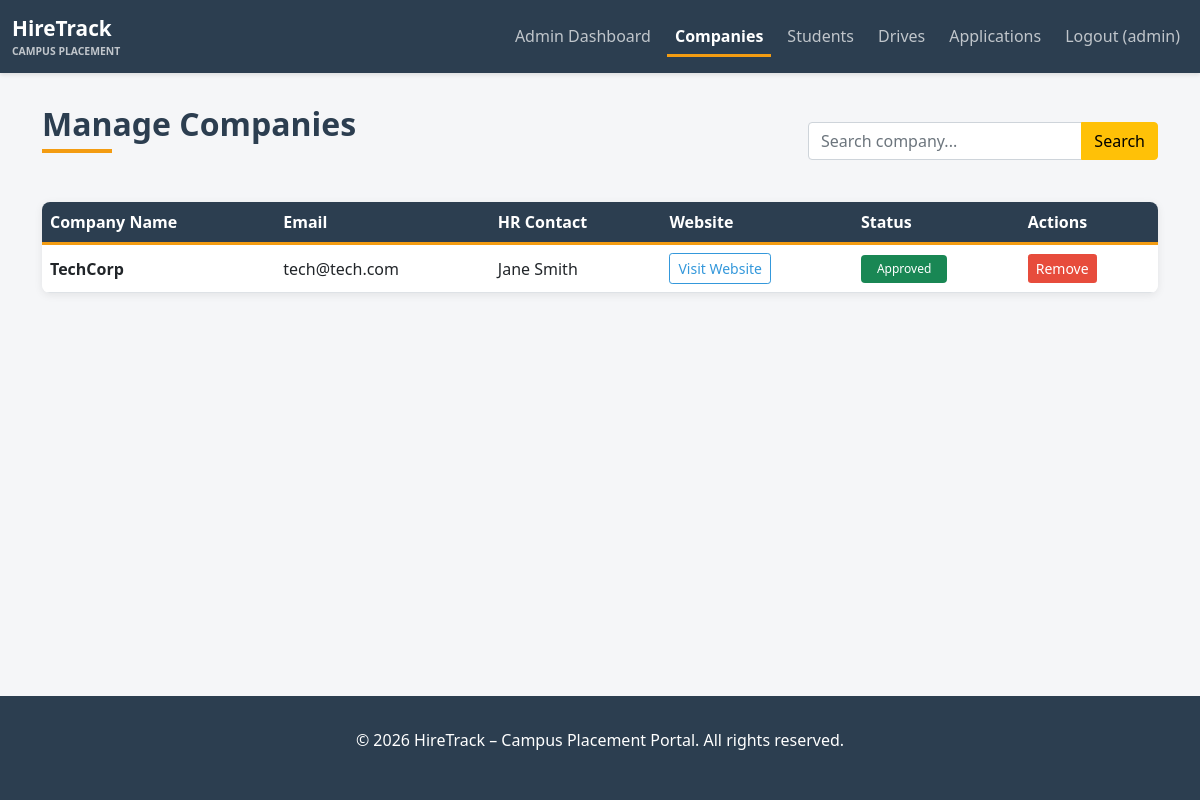
The app's page /admin/companies (signed in) with its own data.
### app/models.py (models this page shows, shortened)
class Admin(UserMixin, db.Model):
    __tablename__ = 'admin'
    id = db.Column(db.Integer, primary_key=True)
    username = db.Column(db.String(120), unique=True, nullable=False, index=True)
    email = db.Column(db.String(120), unique=True, nullable=False, index=True)
    password_hash = db.Column(db.String(255), nullable=False)
    created_at = db.Column(db.DateTime, default=datetime.utcnow)

class Company(UserMixin, db.Model):
    __tablename__ = 'company'
    id = db.Column(db.Integer, primary_key=True)
    company_name = db.Column(db.String(255), nullable=False, unique=True)
    email = db.Column(db.String(120), unique=True, nullable=False, index=True)
    password_hash = db.Column(db.String(255), nullable=False)
    hr_contact = db.Column(db.String(120), nullable=False)
    website = db.Column(db.String(255))
    approval_status = db.Column(db.String(20), default='Pending')  # Pending, Approved, Rejected
    is_active = db.Column(db.Boolean, default=True)
    created_at = db.Column(db.DateTime, default=datetime.utcnow)
    placement_drives = db.relationship('PlacementDrive', backref='company', lazy=True, cascade='all, delete-orphan')

### app/routes.py (the view)
@admin_bp.route('/companies')
@admin_required
def manage_companies():
    page = request.args.get('page', 1, type=int)
    search = request.args.get('search', '')
    query = Company.query
    if search:
        query = query.filter(Company.company_name.ilike(f'%{search}%'))
    companies = query.paginate(page=page, per_page=10)
    return render_template('admin/manage_companies.html', companies=companies, search=search)

### app/routes.py (called while the page is built)
def admin_required(f):
    @wraps(f)
    def decorated_function(*args, **kwargs):
        if not current_user.is_authenticated or not isinstance(current_user, Admin):
            flash('You must be logged in as admin to access this page.', 'danger')
            return redirect(url_for('auth.login'))
        return f(*args, **kwargs)
    return decorated_function

### app/templates/admin/manage_companies.html (shortened to what this page needs)
{% extends "base.html" %}
{% block content %}
<div class="container">
<div class="d-flex justify-content-between align-items-center mb-4">
<div>
<h2 class="admin-title mb-1">Manage Companies</h2>
<div class="admin-accent"></div>
</div>
<form method="GET" style="width:350px;">
<div class="input-group">
<input type="text"
class="form-control"
name="search"
placeholder="Search company..."
value="{{ search or '' }}">
<button class="btn btn-warning" type="submit">
Search
</button>
</div>
</form>
</div>
<div class="table-container">
<div class="table-responsive">
<table class="table table-hover align-middle mb-0">
<thead>
<tr>
<th>Company Name</th>
<th>Email</th>
<th>HR Contact</th>
<th>Website</th>
<th>Status</th>
<th>Actions</th>
</tr>
</thead>
<tbody>
{% if companies.items %}
{% for company in companies.items %}
<tr>
<td><strong>{{ company.company_name }}</strong></td>
<td>{{ company.email }}</td>
<td>{{ company.hr_contact }}</td>
<td>
{% if company.website %}
<a href="{{ company.website }}"
target="_blank"
class="btn btn-sm btn-visit">
Visit Website
</a>
{% else %}
<span class="text-muted">N/A</span>
{% endif %}
</td>
<td>
{% if company.approval_status == 'Pending' %}
<span class="badge bg-warning text-dark">
Pending
</span>
{% elif company.approval_status == 'Approved' %}
<span class="badge bg-success">
Approved
</span>
{% else %}
<span class="badge bg-danger">
Rejected
</span>
{% endif %}
</td>
<td>
<div class="d-flex gap-2">
<form method="POST"
action="{{ url_for('admin.delete_company', company_id=company.id) }}"
onsubmit="return confirm('Remove this company from the system?');">
<button type="submit"
class="btn btn-sm btn-remove">
Remove
</button>
</form>
</div>
</td>
</tr>
{% endfor %}
{% endif %}
</tbody>
</table>
</div>
</div>
</div>
{% endblock %}

### app/templates/base.html (shortened to what this page needs)
<!DOCTYPE html>
<html lang="en">
<head>
<link rel="stylesheet" href="https://cdn.jsdelivr.net/npm/bootstrap@5.1.3/dist/css/bootstrap.min.css">
</head>
<body>
<nav class="navbar navbar-expand-lg navbar-dark">
<div class="container-fluid">
<a class="navbar-brand d-flex align-items-center" href="{{ url_for('main.index') }}">
<div>
<div style="font-weight:700;font-size:1.3rem;">HireTrack</div>
<div style="font-size:0.65rem;opacity:0.7;">CAMPUS PLACEMENT</div>
</div>
</a>
<div class="collapse navbar-collapse" id="navbarNav">
<ul class="navbar-nav ms-auto gap-2">
{% if current_user.is_authenticated %}
{% if current_user.__class__.__name__ == 'Admin' %}
<li class="nav-item">
<a class="nav-link {% if request.endpoint=='admin.dashboard' %}active{% endif %}"
href="{{ url_for('admin.dashboard') }}">Admin Dashboard</a>
</li>
<li class="nav-item">
<a class="nav-link {% if request.endpoint=='admin.manage_companies' %}active{% endif %}"
href="{{ url_for('admin.manage_companies') }}">Companies</a>
</li>
<li class="nav-item">
<a class="nav-link {% if request.endpoint=='admin.manage_students' %}active{% endif %}"
href="{{ url_for('admin.manage_students') }}">Students</a>
</li>
<li class="nav-item">
<a class="nav-link {% if request.endpoint=='admin.manage_drives' %}active{% endif %}"
href="{{ url_for('admin.manage_drives') }}">Drives</a>
</li>
<li class="nav-item">
<a class="nav-link {% if request.endpoint=='admin.view_applications' %}active{% endif %}"
href="{{ url_for('admin.view_applications') }}">Applications</a>
</li>
{% endif %}
<li class="nav-item">
<a class="nav-link" href="{{ url_for('auth.logout') }}">
Logout ({{ current_user.username if current_user.__class__.__name__ == 'Admin' else current_user.company_name if current_user.__class__.__name__ == 'Company' else current_user.name }})
</a>
</li>
{% endif %}
</ul>
</div>
</div>
</nav>
<div class="container-main">
{% block content %}{% endblock %}
</div>
<footer>
<p>&copy; 2026 HireTrack – Campus Placement Portal. All rights reserved.</p>
</footer>
</body>
</html>

### app/templates/base.html (style rules this page uses)
:root { --primary-color:#2c3e50; --secondary-color:#3498db; --success-color:#27ae60; --danger-color:#e74c3c; --warning-color:#f39c12; }
body { font-family:'Segoe UI',Tahoma,Geneva,Verdana,sans-serif; background-color:#f5f6f8; }
.navbar { background-color:var(--primary-color); box-shadow:0 2px 4px rgba(0,0,0,0.1); }
.navbar-brand { font-weight:700; font-size:1.5rem; }
.container-main { margin-top:2rem; margin-bottom:2rem; }
html, body { height: 100%; }
body { display: flex; flex-direction: column; }
.container-main { flex: 1; }
.table { background-color:white; border-radius:8px; }
.badge { padding:0.5rem 1rem; font-weight:500; }
.nav-link { color:rgba(255,255,255,0.7)!important; transition:all 0.2s ease; }
.nav-link.active { color:white!important; border-bottom:3px solid #f39c12; font-weight:600; padding-bottom:6px; }
footer { background-color:var(--primary-color); color:white; padding:2rem 0; margin-top:3rem; text-align:center; }

### app/templates/admin/manage_companies.html (style rules this page uses)
.admin-title { font-weight:700; color:#2c3e50; margin-bottom:20px; }
.admin-accent { border-bottom:4px solid #f39c12; width:70px; margin-top:6px; margin-bottom:25px; }
.table-container { background:white; border-radius:8px; box-shadow:0 2px 8px rgba(0,0,0,0.08); overflow:hidden; }
.table thead { background:#2c3e50; color:white; }
.table td { vertical-align:middle; }
.btn-remove { background:#e74c3c; border:none; color:white; }
.btn-visit { border:1px solid #3498db; color:#3498db; }
.btn-visit { border:1px solid #3498db; color:#3498db; transition:0.2s; }
.table thead { background:#2c3e50; border-bottom:3px solid #f39c12; color:white; }

### records on screen
Admin: username "admin"
Company: company_name "TechCorp", email "tech@tech.com", hr_contact "Jane Smith", approval_status "Approved"
